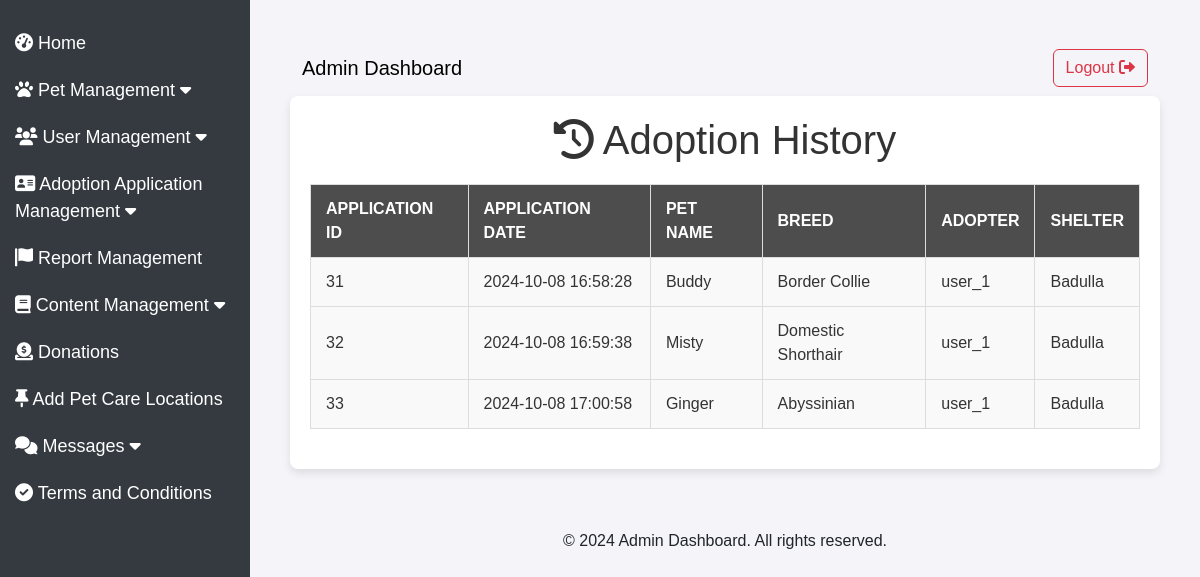
Screenshot of /Final/admin/admin_adoption_history.php (signed in) with the database file from the repository.
### tables this page shows
CREATE TABLE `adoption_applications` (
  `ApplicationID` int(11) NOT NULL,
  `PetID` int(11) NOT NULL,
  `UserID` int(11) NOT NULL,
  `ReasonForAdoption` text DEFAULT NULL,
  `PreviousPetOwnershipExperience` tinyint(1) DEFAULT NULL,
  `HomeEnvironmentDescription` text DEFAULT NULL,
  `ContactInformation` varchar(255) DEFAULT NULL,
  `AgreeToTerms` tinyint(1) DEFAULT NULL,
  `ApplicationDate` timestamp NOT NULL DEFAULT current_timestamp(),
  `Status` enum('Pending','Approved','Rejected') DEFAULT 'Pending'
);

CREATE TABLE `pets` (
  `PetID` int(11) NOT NULL,
  `PetName` varchar(100) NOT NULL,
  `Species` varchar(50) DEFAULT NULL,
  `Breed` varchar(50) DEFAULT NULL,
  `Age` int(11) DEFAULT NULL,
  `Gender` enum('Male','Female') DEFAULT NULL,
  `Size` enum('Small','Medium','Large') DEFAULT NULL,
  `Color` varchar(50) DEFAULT NULL,
  `HealthStatus` varchar(255) DEFAULT NULL,
  `Description` text DEFAULT NULL,
  `ProfilePicture` varchar(255) DEFAULT NULL,
  `Location` varchar(255) DEFAULT NULL,
  `Status` enum('Available','Adopted') DEFAULT 'Available',
  `CreatedAt` timestamp NOT NULL DEFAULT current_timestamp(),
  `PetType` enum('Cat','Dog','Other') NOT NULL DEFAULT 'Dog',
  `ShelterID` int(11) DEFAULT NULL
);

CREATE TABLE `users` (
  `UserID` int(11) NOT NULL,
  `Username` varchar(50) NOT NULL,
  `PasswordHash` varchar(255) NOT NULL,
  `Email` varchar(100) NOT NULL,
  `PhoneNumber` varchar(15) DEFAULT NULL,
  `Address` text DEFAULT NULL,
  `ProfilePicture` varchar(255) DEFAULT NULL,
  `CreatedAt` timestamp NOT NULL DEFAULT current_timestamp()
);

CREATE TABLE `shelters` (
  `ShelterID` int(11) NOT NULL,
  `ShelterName` varchar(100) NOT NULL,
  `Address` varchar(255) DEFAULT NULL,
  `PhoneNumber` varchar(15) DEFAULT NULL,
  `Email` varchar(100) DEFAULT NULL,
  `DistrictID` int(11) NOT NULL,
  `CreatedAt` timestamp NOT NULL DEFAULT current_timestamp(),
  `UpdatedAt` timestamp NOT NULL DEFAULT current_timestamp() ON UPDATE current_timestamp(),
  `Password` varchar(255) NOT NULL
);

### Final/admin/admin_adoption_history.php (the view, shortened to what this page needs)
<?php
include 'db.php';
include('partials/header_admin.php');
try {
    $sql = "SELECT aa.ApplicationID, aa.ApplicationDate, p.PetName, p.Breed, u.UserName, s.ShelterName
            FROM adoption_applications aa
            JOIN pets p ON aa.PetID = p.PetID
            JOIN users u ON aa.UserID = u.UserID
            JOIN shelters s ON p.ShelterID = s.ShelterID
            WHERE aa.Status = 'Approved'";
    $stmt = $pdo->query($sql);
    $adoption_history = $stmt->fetchAll(PDO::FETCH_ASSOC);
} catch (PDOException $e) {
    echo "Error: " . $e->getMessage();
}
?>
<!DOCTYPE html>
<html lang="en">
<head>
</head>
<body>
<div class="container">
        <h1><i class="fa fa-history" aria-hidden="true"></i> Adoption History</h1>
        <table>
            <thead>
                <tr>
                    <th>Application ID</th>
                    <th>Application Date</th>
                    <th>Pet Name</th>
                    <th>Breed</th>
                    <th>Adopter</th>
                    <th>Shelter</th>
                </tr>
            </thead>
            <tbody>
                <?php if (!empty($adoption_history)): ?>
                    <?php foreach ($adoption_history as $history): ?>
                        <tr>
                            <td><?php echo htmlspecialchars($history['ApplicationID']); ?></td>
                            <td><?php echo htmlspecialchars($history['ApplicationDate']); ?></td>
                            <td><?php echo htmlspecialchars($history['PetName']); ?></td>
                            <td><?php echo htmlspecialchars($history['Breed']); ?></td>
                            <td><?php echo htmlspecialchars($history['UserName']); ?></td>
                            <td><?php echo htmlspecialchars($history['ShelterName']); ?></td>
                        </tr>
                    <?php endforeach; ?>
                <?php else: ?>
                    <tr>
                        <td colspan="6" class="no-data">No adoptions have been approved yet.</td>
                    </tr>
                <?php endif; ?>
            </tbody>
        </table>
    </div>
    <?php include('partials/footer_admin.php'); ?>
</body>
</html>

### Final/admin/partials/header_admin.php (style rules this page uses)
body { display: flex; min-height: 100vh; flex-direction: column; }

### Final/admin/admin_adoption_history.php (style rules this page uses)
body { font-family: 'Arial', sans-serif; background-color: #f4f4f9; padding: 20px; margin: 0; }
.container { max-width: 1200px; margin: 0 auto; background-color: #fff; padding: 20px; border-radius: 8px; box-shadow: 0 4px 8px rgba(0, 0, 0, 0.1); }
h1 { text-align: center; color: #333; margin-bottom: 20px; }
table { width: 100%; border-collapse: collapse; margin-bottom: 20px; background-color: #fff; }
table, th, td { border: 1px solid #ddd; }
th, td { padding: 12px 15px; text-align: left; color: #333; }
th { background-color: #4C4D4C; color: white; font-weight: bold; text-transform: uppercase; }
td { background-color: #f9f9f9; }
tr:nth-child(even) { background-color: #f2f2f2; }

### rows the page displays
adoption_applications: ApplicationID "31", ApplicationDate "2024-10-08 16:58:28", PetID.PetName "Buddy", PetID.Breed "Border Collie", UserID.Username "user_1", shelters.ShelterName "Badulla"
adoption_applications: ApplicationID "32", ApplicationDate "2024-10-08 16:59:38", PetID.PetName "Misty", PetID.Breed "Domestic Shorthair", UserID.Username "user_1", shelters.ShelterName "Badulla"
adoption_applications: ApplicationID "33", ApplicationDate "2024-10-08 17:00:58", PetID.PetName "Ginger", PetID.Breed "Abyssinian", UserID.Username "user_1", shelters.ShelterName "Badulla"
